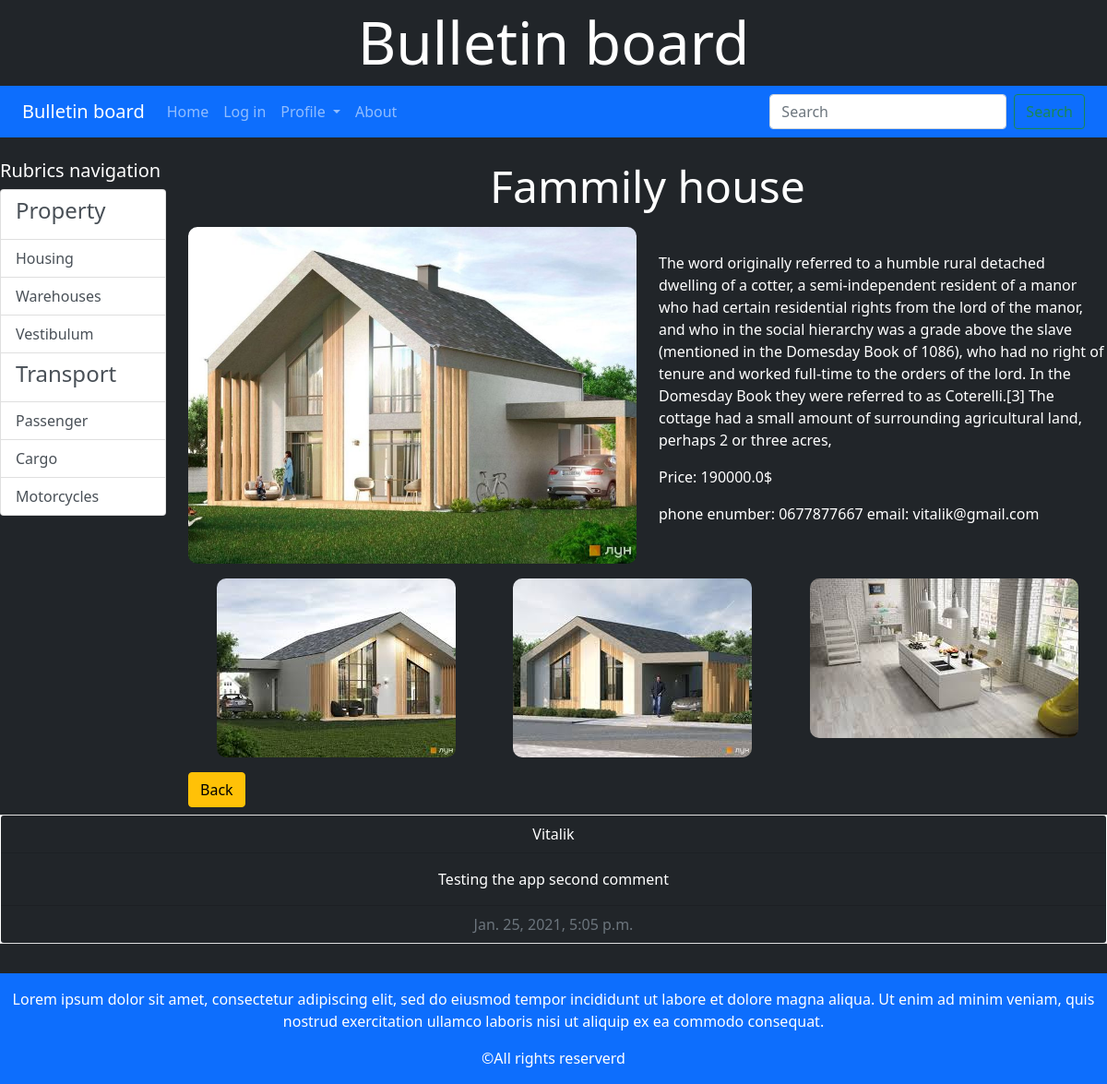
/index/2/, run on the app's committed database.
### main/models.py (models this page shows, shortened)
class Rubric(models.Model):
    name = models.CharField(max_length=20, db_index=True, unique=True)
    order = models.SmallIntegerField(default=0, db_index=True)
    super_rubric = models.ForeignKey('SuperRubric', on_delete=models.PROTECT, null=True, blank=True)

class Bulletin(models.Model):
    rubric = models.ForeignKey(SubRubric, on_delete=models.PROTECT)
    title = models.CharField(max_length=40)
    content = models.TextField()
    price = models.FloatField(default=0)
    contacts = models.TextField()
    image = models.ImageField(blank=True, upload_to=get_timestamp_path)
    author = models.ForeignKey(AdvUser, on_delete=models.CASCADE)
    is_active = models.BooleanField(default=True, db_index=True)
    published = models.DateTimeField(auto_now_add=True, db_index=True)
    class Meta:
        ordering = ('-published',)

class AdditionalImage(models.Model):
    bulletin = models.ForeignKey(Bulletin, on_delete=models.CASCADE)
    image = models.ImageField(upload_to=get_timestamp_path)

class Comment(models.Model):
    bulletin = models.ForeignKey(Bulletin, on_delete=models.CASCADE)
    author = models.ForeignKey(AdvUser, on_delete=models.CASCADE)
    content = models.TextField()
    created_at = models.DateTimeField(auto_now_add=True, db_index=True)
    class Meta:
        ordering = ('-created_at',)

class AdvUser(AbstractUser):
    is_activated = models.BooleanField(default=True, db_index=True)
    send_massages = models.BooleanField(default=True)
    class Meta(AbstractUser.Meta):
        pass

### main/views.py (the view, shortened to what this page needs)
# urls.py: path('<str:from_view>/<int:pk>/', bulletin_detail, name='detail'),
def bulletin_detail(request, from_view, pk):
    bulletin = get_object_or_404(Bulletin, pk=pk)
    ais = bulletin.additionalimage_set.all()
    comments = bulletin.comment_set.all()
    rubrics = SubRubric.objects.all()
    initial = {'bulletin': bulletin.pk, 'author': request.user.pk}
    form = CommentForm(initial=initial)
    context = {'bulletin': bulletin, 'ais': ais, 'rubrics': rubrics,
                            'from_view': from_view, 'form': form, 'comments': comments}
    return render(request, 'detail.html', context)

### main/forms.py
class CommentForm(forms.ModelForm):
    content = forms.CharField(widget=forms.TextInput(attrs={'class': 'form-control'}))
    class Meta:
        model = Comment
        exclude = ('created_at',)
        widgets = {'author': forms.HiddenInput, 'bulletin': forms.HiddenInput}

### main/models.py (called while the page is built)
    def get_queryset(self):
        return super().get_queryset().filter(super_rubric__isnull=False)

### main/templates/detail.html (shortened to what this page needs)
{% extends "layout/base.html" %}
{% load thumbnail %}
{% load static %}
{% block headline %}
    {{bulletin.title}}
{% endblock %}
{% block content %}
    <div class="row">
        {% if bulletin.image %}
            <div class="col-6">
                <img src="{{ bulletin.image.url }}" class="w-100">
            </div>
        {% endif %}
        <div class="col d-flex align-items-center">
            <div>
                <p>
                    {{ bulletin.content }}
                </p>
                <p class="font-italic">Price: {{bulletin.price}}$</p>
                <p class="font-weight-light">{{bulletin.contacts}}</p>
            </div>
        </div>
        <div class="d-flex justify-content-around mt-3">
            {% for ai in ais %}
                <div>
                    <img class="additional-image" src="{{ ai.image.url }}">
                </div>
            {% endfor %}
        </div>
    </div>
    {% if from_view == 'index' %}
        <a href="{% url 'index' %}" type="button" class="btn btn-warning mt-3">Back</a>
    {% elif from_view == 'by_rubric' %}
        <a href="{% url 'by_rubric' pk=bulletin.rubric.pk %}{{ all }}" type="button" class="btn btn-warning mt-3">Back</a>
    {% elif from_view == 'user_adverts' %}
        <a href="{% url 'user_adverts' %}" type="button" class="btn btn-warning mt-3">Back</a>
        <a href="{% url 'update_bulletin' bulletin.pk %}" type="button" class="btn btn-primary mt-3">Update</a>
        <a href="{% url 'delete_bulletin' bulletin.pk %}" type="button" class="btn btn-danger mt-3">Delete</a>
    {% endif %}
{% endblock %}
{% block comments %}
    {% if comments %}
    {% for comment in comments %}
    <div class="card text-center my-2">
        <div class="card-header bg-dark">
            {{comment.author.username}}
        </div>
        <div class="card-body bg-dark">
            <p class="card-text">{{comment.content}}</p>
        </div>
        <div class="card-footer text-muted bg-dark">
            {{comment.created_at}}
        </div>
    </div>
    {% endfor %}
    {% endif %}
{% endblock %}

### main/templates/layout/base.html (shortened to what this page needs)
<!doctype html>
<html lang="en">
<head>
    <link href="https://cdn.jsdelivr.net/npm/bootstrap@5.0.0-beta1/dist/css/bootstrap.min.css" rel="stylesheet"
>
    <link rel="stylesheet" type="text/css" href="{% static 'main/style.css' %}">
</head>
<div class="bg-dark text-white row">
    <h1 class="text-center display-3 my-2">Bulletin board</h1>
    {% block navbar %}
    <nav class="navbar navbar-expand-lg navbar-dark bg-primary">
        <div class="container-fluid">
           <a class="navbar-brand display-3" href="{% url 'index' %}">Bulletin board</a>
            <div class="collapse navbar-collapse" id="navbarSupportedContent">
                <ul class="navbar-nav me-auto mb-2 mb-lg-0">
                    <li class="nav-item">
                        {% if user.is_authenticated %}
                            <a class="nav-link active" aria-current="page" href="{% url 'add_bulletin' %}">Add bulletin</a>
                        {% else %}
                            <a class="nav-link" aria-current="page" href="{% url 'index' %}">Home</a>
                        {% endif %}
                    </li>
                    <li class="nav-item">
                        {% if user.is_authenticated %}
                            <a class="nav-link" href="{% url 'logout' %}">Log out</a>
                        {% else %}
                            <a class="nav-link" href="{% url 'login' %}">Log in</a>
                        {% endif %}
                    </li>
                    <li class="nav-item dropdown">
                        <a class="nav-link dropdown-toggle" href="#" id="navbarDropdown" role="button"
                            data-bs-toggle="dropdown" aria-expanded="false">
                            Profile
                        </a>
                    </li>
                    <li class="nav-item">
                        <a class="nav-link" href="{% url 'other' page='about' %}">About</a>
                    </li>
                </ul>
                <form class="d-flex" action="{% url 'by_rubric' 2 %}">
                    <input class="form-control me-2" type="search" placeholder="Search" aria-label="Search" name="keyword">
                    <button class="btn btn-outline-success" type="submit">Search</button>
                </form>
            </div>
        </div>
    </nav>
    {% endblock%}
    {% block rubrics_navigation %}
            <div class="col mt-4">
                <h5>Rubrics navigation</h5>
                <div class="list-group">
                    {% for rubric in rubrics %}
                        {% ifchanged rubric.super_rubric.pk %}
                            <a href="#" class="list-group-item list-group-item-action dark-bg">
                                <h4>{{rubric.super_rubric.name}}</h4>
                            </a>
                        {% endifchanged %}
                            <a href="{% url 'by_rubric' rubric.pk %}" class="list-group-item list-group-item-action dark-bg">{{rubric.name}}</a>
                    {% endfor %}
                </div>
            </div>
    {% endblock %}
    <div class="col-10 container mt-4">
        <h1 class="mb-3 text-center display-5">{% block headline %}Home page{% endblock %}</h1>
        {% block content %}
        {% endblock %}
    </div>
    {% block comments %}
    {% endblock %}
</body>
    <footer class="mt-4 bg-primary text-white container">
        <p class="text-center fw-light mt-3">
            Lorem ipsum dolor sit amet, consectetur adipiscing elit, sed do eiusmod tempor incididunt ut labore et dolore magna
            aliqua. Ut enim ad minim veniam, quis nostrud exercitation ullamco laboris nisi ut aliquip ex ea commodo consequat.
        </p>
        <p class="text-center">&copy;All rights reserverd</p>
    </footer>
</div>
</html>

### main/static/main/style.css (style rules this page uses)
img { border-radius: 10px; }

### data on the page
Rubric: super_rubric.name "Property", name "Housing"
Rubric: name "Warehouses"
Rubric: name "Vestibulum"
Rubric: super_rubric.name "Transport", name "Passenger"
Rubric: name "Cargo"
Rubric: name "Motorcycles"
Bulletin: title "Fammily house", image (picture), content "The word originally referred to a humble rural detached dwelling of a cotter, a semi-independent resident of a manor who had certain residential rights from the lord of the manor, and who in the social hierarchy was a grade above the slave (mentioned in the Domesday Book of 1086), who had no right of tenure and worked full-time to the orders of the lord. In the Domesday Book they were referred to as Coterelli.[3] The cottage had a small amount of surrounding agricultural land, perhaps 2 or three acres,", price "190000.0", contacts "phone enumber: 0677877667 email: vitalik@gmail.com"
AdditionalImage: image (picture)
AdditionalImage: image (picture)
AdditionalImage: image (picture)
Comment: author.username "Vitalik", content "Testing the app second comment", created_at "Jan. 25, 2021, 5:05 p.m."
